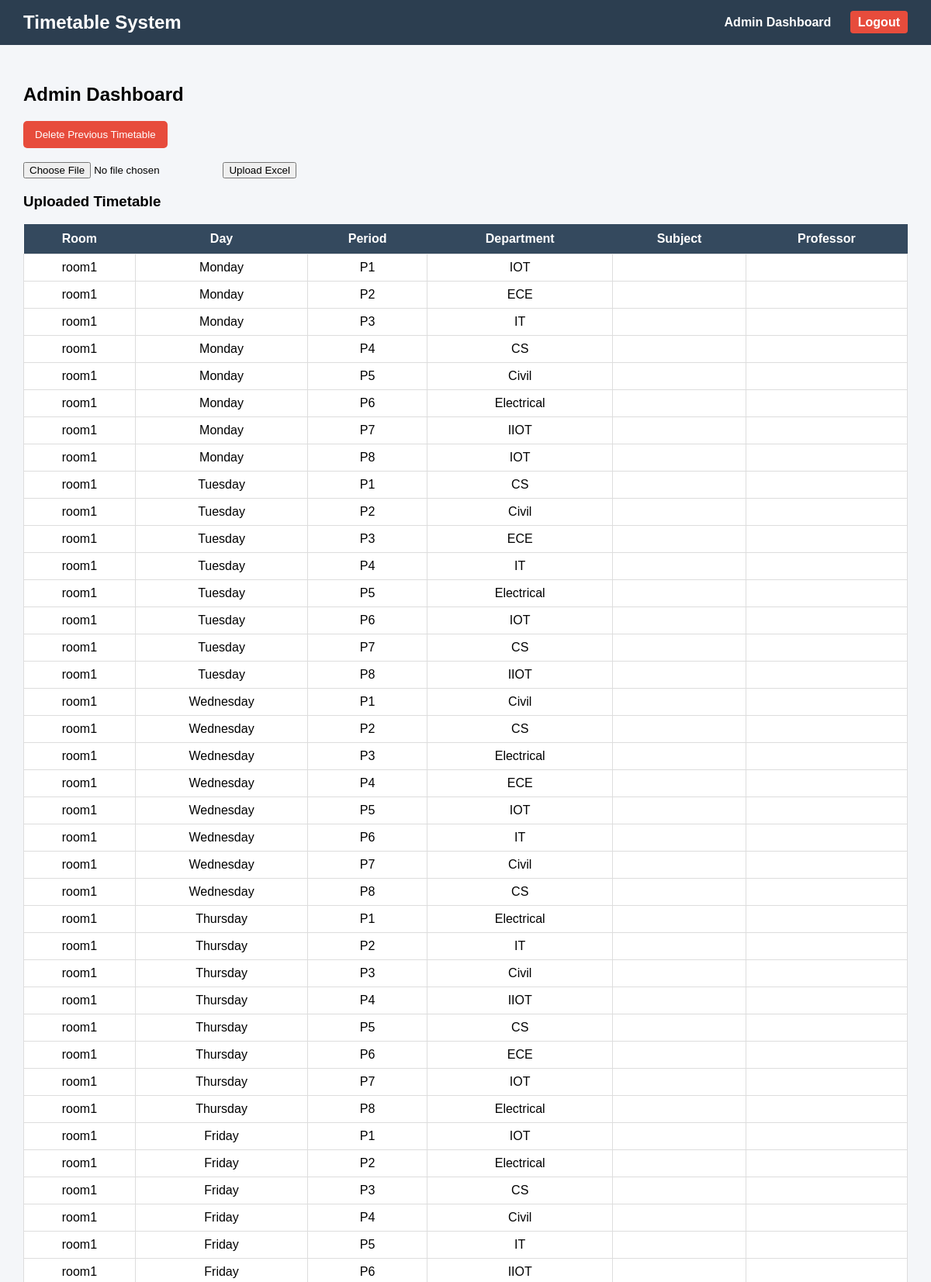
The page /admin (signed in, upper part) on the database its author committed.
### models.py (models this page shows)
class Timetable(db.Model):
    id = db.Column(db.Integer, primary_key=True)
    room = db.Column(db.String(50))
    day = db.Column(db.String(50))
    period = db.Column(db.String(10))
    department = db.Column(db.String(50))   # CS, Civil, ECE
    subject = db.Column(db.String(100))     # OS, CN, DSA
    professor = db.Column(db.String(100))

### app.py (the view, shortened to what this page needs)
@app.route("/admin", methods=["GET","POST"])
@login_required
def admin():
    data = Timetable.query.all()
    return render_template("admin_dashboard.html", data=data)

### app.py (called while the page is built)
@login_manager.user_loader
def load_user(user_id):
    return User.query.get(int(user_id))

### templates/admin_dashboard.html
{% extends "base.html" %}
{% block content %}
<h2>Admin Dashboard</h2>
<a href="/delete_timetable"
onclick="return confirm('Are you sure you want to delete the entire timetable?')">
<button class="delete-btn">Delete Previous Timetable</button>
</a>
<br><br>
<form method="POST" enctype="multipart/form-data">
<input type="file" name="file" accept=".xlsx,.xls,.csv">
<button>Upload Excel</button>
</form>
<h3>Uploaded Timetable</h3>
<table>
<tr>
<th>Room</th>
<th>Day</th>
<th>Period</th>
<th>Department</th>
<th>Subject</th>
<th>Professor</th>
</tr>
{% for d in data %}
<tr>
<td>{{d.room}}</td>
<td>{{d.day}}</td>
<td>{{d.period}}</td>
<td>{{d.department}}</td>
<td>{{d.subject}}</td>
<td>{{d.professor}}</td>
</tr>
{% endfor %}
</table>
{% endblock %}

### templates/base.html (shortened to what this page needs)
<!DOCTYPE html>
<html>
<head>
<link rel="stylesheet" href="/static/style.css">
</head>
<body>
<div class="navbar">
<h2 class="logo">Timetable System</h2>
<div class="menu">
{% if current_user.is_authenticated %}
{% if current_user.role == "admin" %}
<a href="/admin">Admin Dashboard</a>
{% else %}
<a href="/hod">Dashboard</a>
<a href="/view_all">All View</a>
<a href="/my_subject">My Subject</a>
<a href="/timetable">Timetable</a>
<a href="/export_pdf">Export PDF</a>
{% endif %}
<a href="/logout" class="logout">Logout</a>
{% endif %}
</div>
</div>
<div class="container">
{% block content %}
{% endblock %}
</div>
</body>
</html>

### static/style.css (style rules this page uses)
body { font-family: Arial, sans-serif; margin:0; background:#f4f6f9; }
.navbar { display:flex; justify-content:space-between; align-items:center; background:#2c3e50; color:white; padding:15px 30px; }
.logo { margin:0; }
.menu a { color:white; margin-left:20px; text-decoration:none; font-weight:bold; }
.logout { background:#e74c3c; padding:6px 10px; border-radius:4px; }
.container { padding:30px; }
table { width:100%; border-collapse:collapse; background:white; }
th { background:#34495e; color:white; padding:10px; }
td { border:1px solid #ddd; padding:8px; text-align:center; }
.delete-btn { background:#e74c3c; color:white; padding:10px 15px; border:none; cursor:pointer; border-radius:5px; }

### rows shown on the page
Timetable: room "room1", day "Monday", period "P1", department "IOT"
Timetable: room "room1", day "Monday", period "P2", department "ECE"
Timetable: room "room1", day "Monday", period "P3", department "IT"
Timetable: room "room1", day "Monday", period "P4", department "CS"
Timetable: room "room1", day "Monday", period "P5", department "Civil"
Timetable: room "room1", day "Monday", period "P6", department "Electrical"
Timetable: room "room1", day "Monday", period "P7", department "IIOT"
Timetable: room "room1", day "Monday", period "P8", department "IOT"
Timetable: room "room1", day "Tuesday", period "P1", department "CS"
Timetable: room "room1", day "Tuesday", period "P2", department "Civil"
Timetable: room "room1", day "Tuesday", period "P3", department "ECE"
Timetable: room "room1", day "Tuesday", period "P4", department "IT"
Timetable: room "room1", day "Tuesday", period "P5", department "Electrical"
Timetable: room "room1", day "Tuesday", period "P6", department "IOT"
Timetable: room "room1", day "Tuesday", period "P7", department "CS"
Timetable: room "room1", day "Tuesday", period "P8", department "IIOT"
Timetable: room "room1", day "Wednesday", period "P1", department "Civil"
Timetable: room "room1", day "Wednesday", period "P2", department "CS"
Timetable: room "room1", day "Wednesday", period "P3", department "Electrical"
Timetable: room "room1", day "Wednesday", period "P4", department "ECE"
Timetable: room "room1", day "Wednesday", period "P5", department "IOT"
Timetable: room "room1", day "Wednesday", period "P6", department "IT"
Timetable: room "room1", day "Wednesday", period "P7", department "Civil"
Timetable: room "room1", day "Wednesday", period "P8", department "CS"
Timetable: room "room1", day "Thursday", period "P1", department "Electrical"
Timetable: room "room1", day "Thursday", period "P2", department "IT"
Timetable: room "room1", day "Thursday", period "P3", department "Civil"
Timetable: room "room1", day "Thursday", period "P4", department "IIOT"
Timetable: room "room1", day "Thursday", period "P5", department "CS"
Timetable: room "room1", day "Thursday", period "P6", department "ECE"
Timetable: room "room1", day "Thursday", period "P7", department "IOT"
Timetable: room "room1", day "Thursday", period "P8", department "Electrical"
Timetable: room "room1", day "Friday", period "P1", department "IOT"
Timetable: room "room1", day "Friday", period "P2", department "Electrical"
Timetable: room "room1", day "Friday", period "P3", department "CS"
Timetable: room "room1", day "Friday", period "P4", department "Civil"
Timetable: room "room1", day "Friday", period "P5", department "IT"
Timetable: room "room1", day "Friday", period "P6", department "IIOT"
